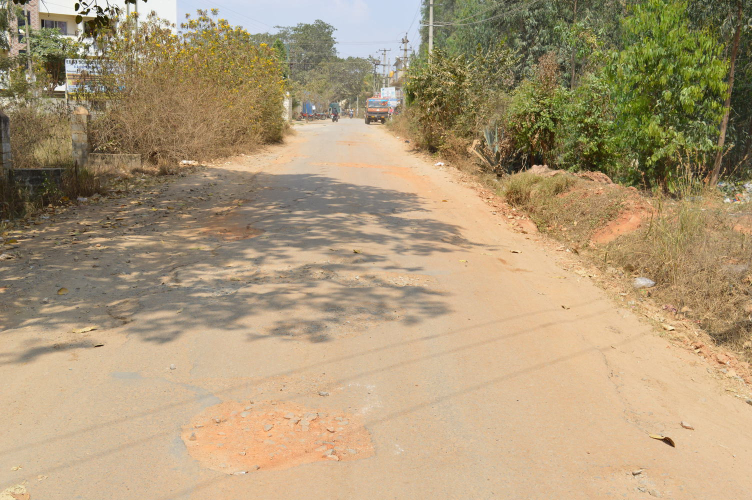
#> input picture Image_Preprocessing/src/data/road_cam_11.jpg, 1504 x 1000 px, found by its file name (shown at 1/2 size)
$ python potholesKMeans.py   (older library calls are emulated)
#> lines starting #> are read from the running program, lines starting #| are printed output that depends on the picture; after the words box and inside, x2 and y2 are one past the last pixel; in counts of white or black regions, pixels touching at a corner belong together
import cv2
import numpy as np
from matplotlib import pyplot as plt

img = cv2.imread('/home/akanksha/Desktop/MP/Class Project/Dataset/road_cam_11.jpg', 0)
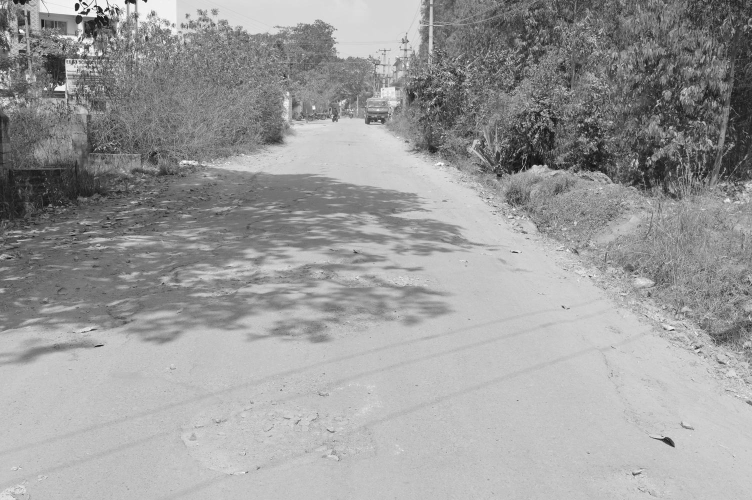
#> img: shape (1000, 1504) (shown at 1/2 size); min 0, max 255, mean 155.5
img = cv2.resize(img, (480, 360))
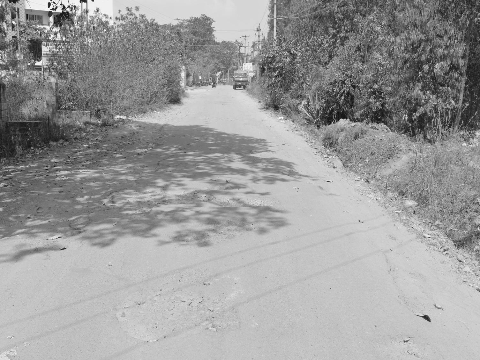
#> img: shape (360, 480); min 16, max 254, mean 155.4
### Reshaping the image array into a column vector
temp = img.reshape(-1, 3)
### Converting the dataype of pixels as float 32
features = np.float32(temp)

### RUNNING K-MEANS
### Specifying the criteria of intented accuracy and iterations
criteria = (cv2.TERM_CRITERIA_EPS + cv2.TERM_CRITERIA_MAX_ITER, 30, 1.0)

### Flags to specify how initial centers are taken
flags = cv2.KMEANS_RANDOM_CENTERS

### Number of clusters
K = 3
compactness, labels, centers = cv2.kmeans(features, K, None, criteria, 30, flags)
#> compactness = 59172365.1; centers = [[194.5, 194.9, 194.5], [82.59, 81.59, 82.71], [132.1, 132.4, 131.9]]


### Reforming the image
centers = np.uint8(centers)
#> centers = [[194, 194, 194], [82, 81, 82], [132, 132, 131]]
out = centers[labels.flatten()]
output = out.reshape(img.shape)
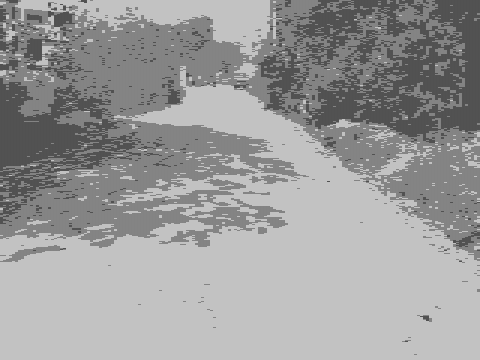
#> output: shape (360, 480); min 81, max 194, mean 154.9

### Gaussian Blur
blur = cv2.GaussianBlur(output, (3, 3), 0)

### Canny Edge Detection
seg = cv2.Canny(blur, 50, 50)
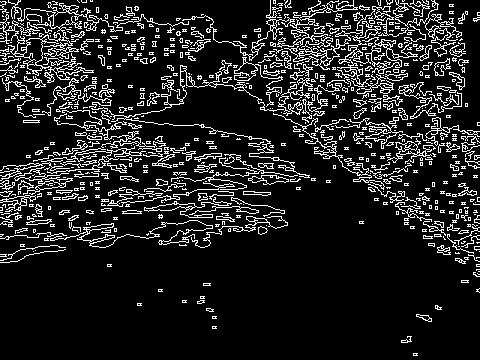
#> seg: shape (360, 480); 13.1% white in thin lines or dots

### Creating the duplicate copy of the image
temp = img.copy()

### CONTOUR DETECTION
im2, contours, hierarchy = cv2.findContours(seg, cv2.RETR_TREE, cv2.CHAIN_APPROX_SIMPLE)
#> contours = 1412 contours, 1205 with area under 20; largest, box (x1, y1, x2, y2) and area: (0, 0, 94, 83) 1063, (337, 26, 418, 94) 828, (14, 166, 73, 195) 432, (23, 38, 43, 66) 358, (371, 44, 402, 68) 336
cv2.drawContours(temp, contours, -1, (255,0,255), 3)
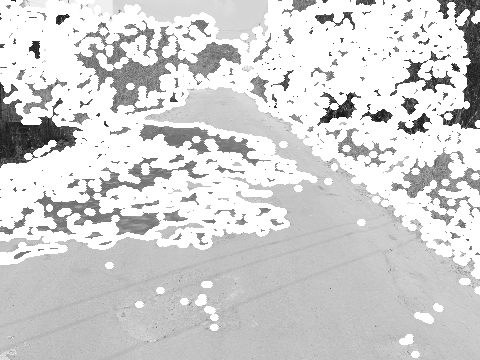
#> temp: shape (360, 480); min 16, max 255, mean 210


fig = plt.figure
plt.subplot(2,2,1),plt.imshow(img)
plt.title('Original Image')
plt.xticks([]),plt.yticks([])

plt.subplot(2,2,2),plt.imshow(output)
plt.title('K Means Applied')
plt.xticks([]),plt.yticks([])

plt.subplot(2,2,3),plt.imshow(seg)
plt.title('Segmented Image')
plt.xticks([]),plt.yticks([])

plt.subplot(2,2,4),plt.imshow(temp)
plt.title('Cantours Detected')
plt.xticks([]),plt.yticks([])

plt.show()


cv2.waitKey(0)

$ run again, with Image_Preprocessing/src/data/road_cam_10.jpg copied over Image_Preprocessing/src/data/road_cam_11.jpg
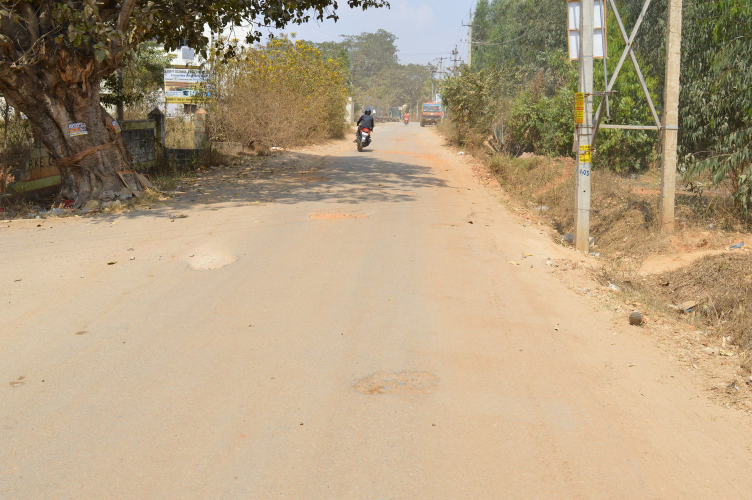
#> input picture Image_Preprocessing/src/data/road_cam_10.jpg, 1504 x 1000 px, found by its file name (shown at 1/2 size)
#> `compactness, labels, centers = cv2.kmeans(features, K, None, criteria,..`: compactness = 54491899.2; centers = [[195.5, 195.9, 195.5], [128.9, 128.8, 128.8], [67.94, 66.4, 67.64]]
#> `centers = np.uint8(centers)`: centers = [[195, 195, 195], [128, 128, 128], [67, 66, 67]]
#> `seg = cv2.Canny(blur, 50, 50)`:
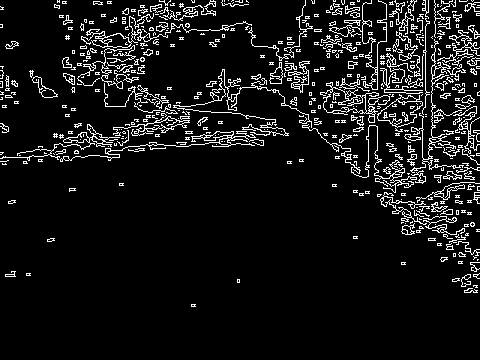
#> seg: shape (360, 480); 8.5% white in thin lines or dots, all inside (x1, y1, x2, y2) = (0, 0, 480, 307)
#> contours = 977 contours, 839 with area under 20; largest, box (x1, y1, x2, y2) and area: (377, 94, 423, 128) 823, (377, 99, 423, 128) 682, (81, 16, 168, 48) 402, (320, 82, 390, 123) 312, (0, 124, 120, 161) 307
#> `cv2.drawContours(temp, contours, -1, (255,0,255), 3)`:
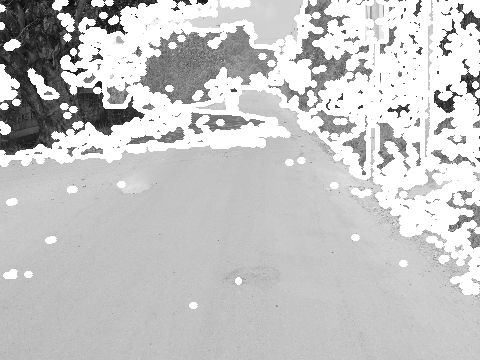
#> temp: shape (360, 480); min 9, max 255, mean 197.7

$ run again, with Image_Preprocessing/src/data/road_cam_12.jpg copied over Image_Preprocessing/src/data/road_cam_11.jpg
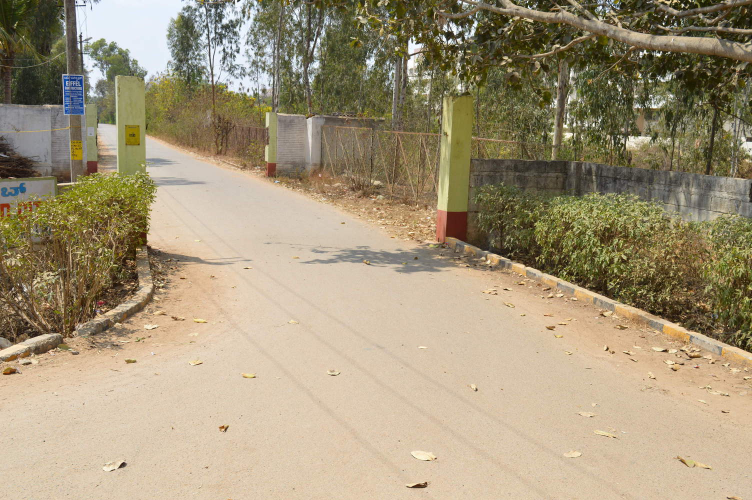
#> input picture Image_Preprocessing/src/data/road_cam_12.jpg, 1504 x 1000 px, found by its file name (shown at 1/2 size)
#> `compactness, labels, centers = cv2.kmeans(features, K, None, criteria,..`: compactness = 81127425.9; centers = [[200.7, 201.6, 200.7], [73.98, 72.26, 73.66], [124.2, 124.2, 124.5]]
#> `centers = np.uint8(centers)`: centers = [[200, 201, 200], [73, 72, 73], [124, 124, 124]]
#> `seg = cv2.Canny(blur, 50, 50)`:
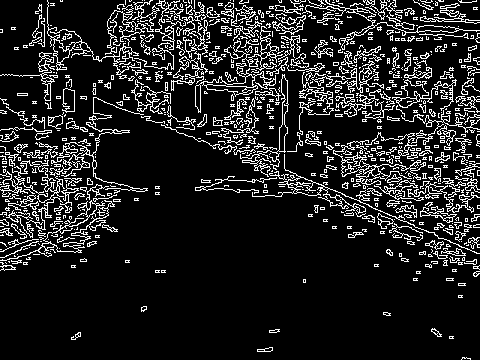
#> seg: shape (360, 480); 13.6% white in thin lines or dots
#> contours = 1492 contours, 1244 with area under 20; largest, box (x1, y1, x2, y2) and area: (195, 67, 276, 113) 717, (47, 0, 141, 75) 584, (252, 154, 480, 254) 552, (333, 140, 426, 185) 429, (257, 74, 289, 170) 368
#> `cv2.drawContours(temp, contours, -1, (255,0,255), 3)`:
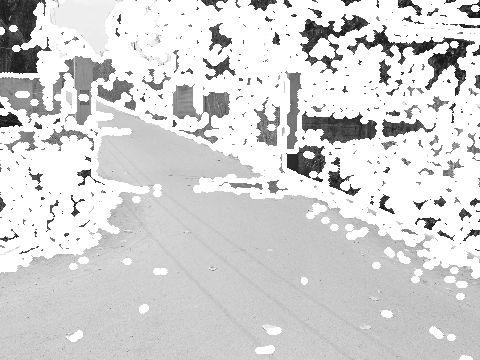
#> temp: shape (360, 480); min 13, max 255, mean 211.9

$ run again, with Image_Preprocessing/src/data/road_cam_13.jpg copied over Image_Preprocessing/src/data/road_cam_11.jpg
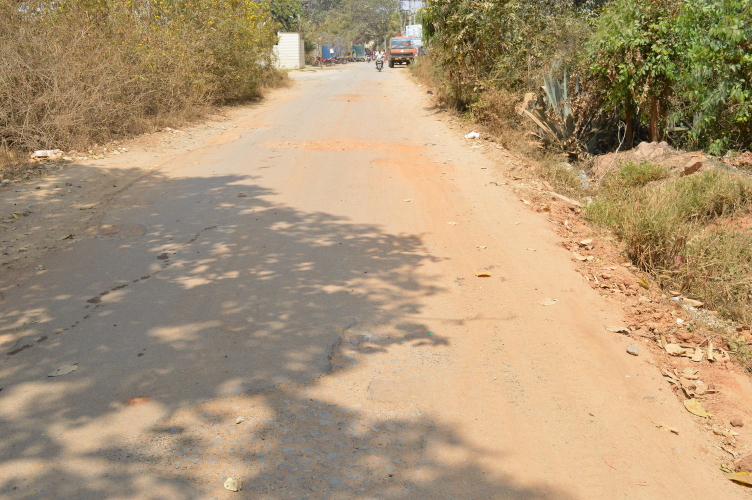
#> input picture Image_Preprocessing/src/data/road_cam_13.jpg, 1504 x 1000 px, found by its file name (shown at 1/2 size)
#> `compactness, labels, centers = cv2.kmeans(features, K, None, criteria,..`: compactness = 64262955.4; centers = [[83.87, 81.5, 84.43], [198.9, 199.4, 198.9], [132.6, 132.8, 132.7]]
#> `centers = np.uint8(centers)`: centers = [[83, 81, 84], [198, 199, 198], [132, 132, 132]]
#> `seg = cv2.Canny(blur, 50, 50)`:
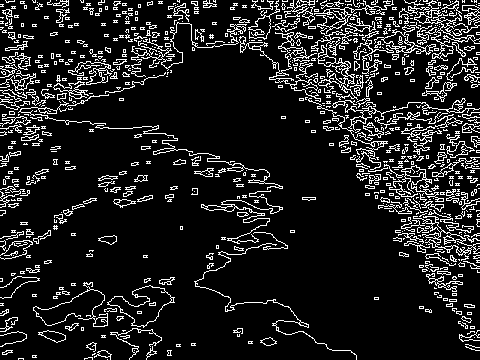
#> seg: shape (360, 480); 12.4% white in thin lines or dots
#> contours = 1500 contours, 1254 with area under 20; largest, box (x1, y1, x2, y2) and area: (107, 285, 175, 328) 1244, (108, 285, 172, 327) 1200, (413, 216, 480, 261) 632, (414, 0, 480, 61) 580, (317, 45, 355, 88) 442
#> `cv2.drawContours(temp, contours, -1, (255,0,255), 3)`:
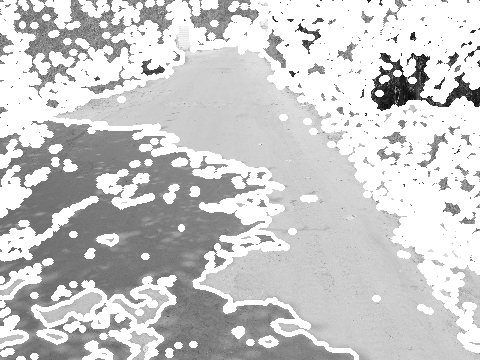
#> temp: shape (360, 480); min 10, max 255, mean 202.3
